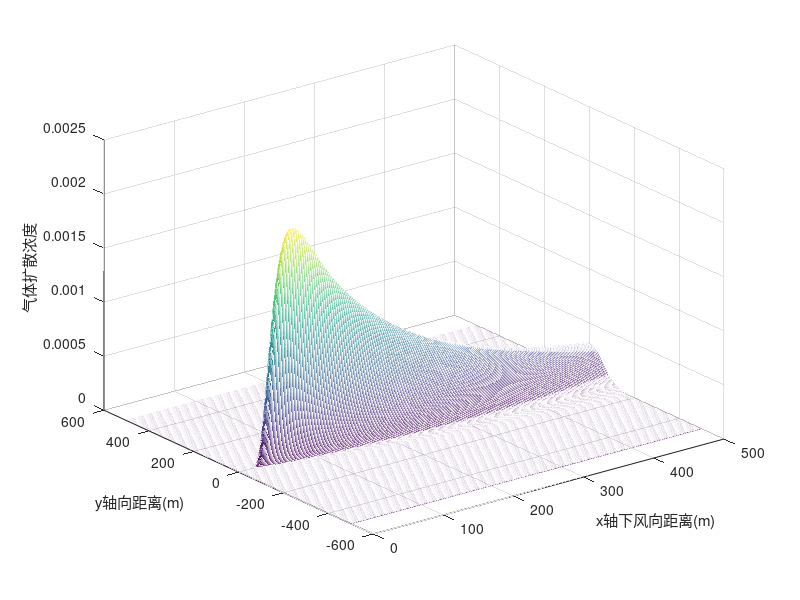

The MATLAB source for this figure:
clc,clear,close all; %清除命令，清空工作区，关闭所有窗口

[x,y]=meshgrid(0:1:500,-500:1:500); %设定网格，下风向排放点距离x米，烟气中心轴水平距离y米

Q=3.954;%源强，释放速度

% B
% gam1=0.281846;gam2=0.127190;
% alp1=0.914370;alp2=0.964435;
% gam3=0.396353;gam4=0.057025;
% alp3=0.865014;alp4=1.09356;

% C
gam1=0.177154;gam2=0.106803;
alp1=0.924279;alp2=0.917595;
gam3=0.232123;gam4=0.106803;
alp3=0.885157;alp4=0.917959;

% D
% gam1=0.110726;gam2=0.104634;
% alp1=0.926849;alp2=0.826212;
% gam3=0.146669;gam4=0.400167;
% alp3=0.888723;alp4=0.632023;

% F
%gam1=0.0553634;gam2=0.0620765;
%alp1=0.929418;alp2=0.7844;
%gam3=0.0733348;gam4=0.370015;
%alp3=0.888723;alp4=0.525969;


sigy=gam1*x.^alp1.*(x>=0&x<=1000)+gam3*x.^alp3.*(x>1000);%水平扩散系数
sigz=gam2*x.^alp2.*(x>=0&x<=500)+gam4*x.^alp4.*(x>500);%垂直扩散系数
u=4;%风速
He=15; %有效高度
z=7;%高度

 

Qpi=2*Q./(2*pi*u.*sigy.*sigz+eps);%计算公式第一部分
ex1=exp(-0.5*(y./(sigy+eps)).^2);%计算公式第二部分
ex2=exp(-0.5*((z-He)./(sigz+eps)).^2)+exp(-0.5*((z+He)./(sigz+eps)).^2);%计算公式第三部分
C=Qpi.*ex1.*ex2;%计算扩散气体浓度

 

mesh(x,y,C);

xlabel('x轴下风向距离(m)'),ylabel('y轴向距离(m)'),zlabel('气体扩散浓度'),

[Cmax,I]=max(C(:));%计算c的最大值（Cmax），并得到下标

xmax=x(I);%利用下标得到x的最大值（xmax）


designatedX = 200; % 指定的X轴
transX = designatedX * 1001 + 1; % X轴转换
transY = transX + 500; % Y轴转换
realX = x(transX); % 转换后的X
realY = y(transY); % 转换后的Y
Cneed = C(transY);
